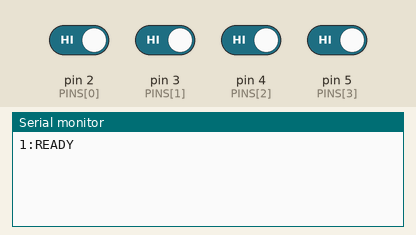
The sketch below on a simulated Arduino Nano, built with avr-gcc and run on an emulated ATmega328P. Shown: the last lines printed to the serial monitor. Inputs (shaded band) come from the test bench; at power-on: pin 2 (PINS[0]), pin 3 (PINS[1]), pin 4 (PINS[2]), pin 5 (PINS[3]) HIGH.

Above: at 1.7 s.
1.8 s: pin 2 (PINS[0]) driven LOW
At 2.7 s:
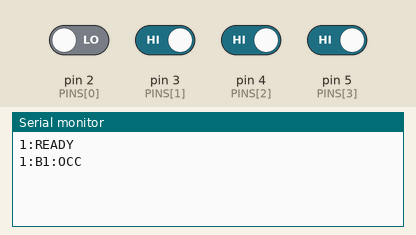
3.3 s: pin 2 (PINS[0]) driven HIGH
At 3.9 s:
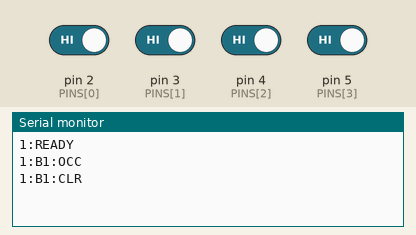
4.8 s: pin 3 (PINS[1]) driven LOW
At 6.0 s:
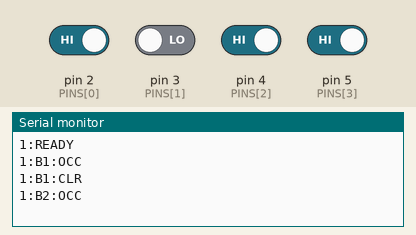
6.3 s: pin 4 (PINS[2]) driven LOW
At 7.4 s:
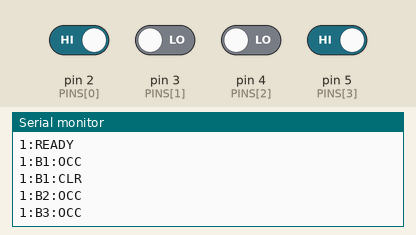
7.8 s: pin 5 (PINS[3]) driven LOW
At 8.4 s:
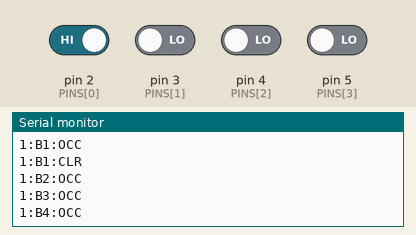
9.3 s: pin 3 (PINS[1]) driven HIGH
At 10.9 s:
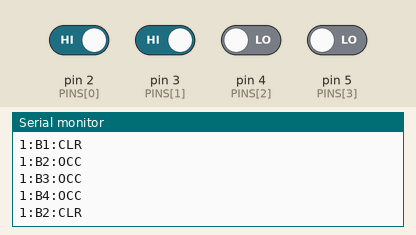
Timing chart, 0 to 11.8 s (numbered marks = the images above; inputs shaded):
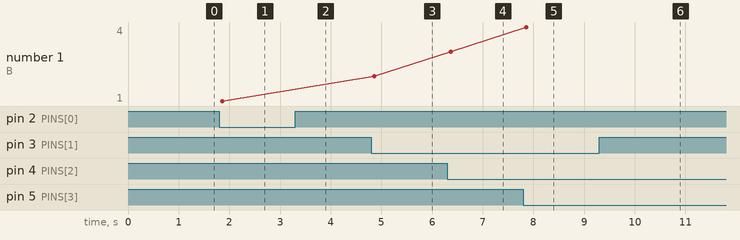

The sketch:

nano1.ino
```cpp
// ================================================================
// nano1.ino  —  Railway Block Sensing  |  NANO 1
// Sensors : S1 (Block 1), S2 (Block 2), S3 (Block 3), S4 (Block 4)
// Track   : Bottom straight line  (Line A)
// Serial  : 9600 baud  →  Raspberry Pi via USB (/dev/ttyUSB0)
//
// WIRING  (all IR sensor modules share 5V & GND rails):
//   S1 OUT  →  D2
//   S2 OUT  →  D3
//   S3 OUT  →  D4
//   S4 OUT  →  D5
//   All VCC →  5V pin on Nano
//   All GND →  GND pin on Nano
//
// IR module OUTPUT is LOW  when object detected (active-LOW)
//
// MESSAGE FORMAT  (one line per state change):
//   1:B1:OCC    →  Nano1, Block1, OBject present (Occupied)
//   1:B1:CLR    →  Nano1, Block1, Clear
// ================================================================

const int NUM_SENSORS = 4;

// Digital pins for S1..S4
const int  PINS[NUM_SENSORS]         = { 2, 3, 4, 5 };
const char* BLOCK_IDS[NUM_SENSORS]   = { "B1", "B2", "B3", "B4" };

// Debounce
const unsigned long DEBOUNCE_MS = 60;

bool     confirmed[NUM_SENSORS]   = { false, false, false, false };
bool     rawLast[NUM_SENSORS]     = { false, false, false, false };
unsigned long changeAt[NUM_SENSORS] = { 0, 0, 0, 0 };

// ----------------------------------------------------------------
void setup() {
  Serial.begin(9600);
  for (int i = 0; i < NUM_SENSORS; i++) {
    pinMode(PINS[i], INPUT);
  }
  delay(500);
  Serial.println("1:READY");   // handshake so RPi knows Nano1 is alive
}

// ----------------------------------------------------------------
void loop() {
  unsigned long now = millis();

  for (int i = 0; i < NUM_SENSORS; i++) {
    bool raw = (digitalRead(PINS[i]) == LOW);   // LOW = object present

    // detect raw edge
    if (raw != rawLast[i]) {
      rawLast[i]  = raw;
      changeAt[i] = now;
    }

    // accept only after stable for DEBOUNCE_MS
    if ((now - changeAt[i]) >= DEBOUNCE_MS && raw != confirmed[i]) {
      confirmed[i] = raw;
      sendMsg(i, raw);
    }
  }

  delay(5);
}

// ----------------------------------------------------------------
void sendMsg(int idx, bool occupied) {
  Serial.print("1:");
  Serial.print(BLOCK_IDS[idx]);
  Serial.print(":");
  Serial.println(occupied ? "OCC" : "CLR");
}
```

Measured:
- after the input at 1.8 s, the serial monitor: prints a new line after 0.06 s (image 1)
- after the input at 3.3 s, the serial monitor: prints a new line after 0.06 s (image 2)
- after the input at 4.8 s, the serial monitor: prints a new line after 0.06 s (image 3)
- after the input at 6.3 s, the serial monitor: prints a new line after 0.06 s (image 4)
- after the input at 7.8 s, the serial monitor: prints a new line after 0.06 s (image 5)
- after the input at 9.3 s, the serial monitor: prints a new line after 0.06 s (image 6)
- plotted number 1: 1 → 2 after the input at 4.8 s, 2 → 3 after the input at 6.3 s, 3 → 4 after the input at 7.8 s
